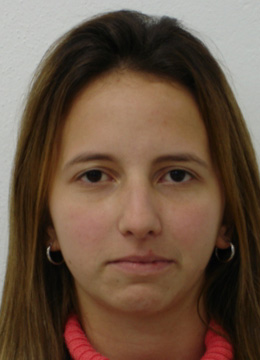
#> input picture disciplinas/processamento-imagens/lista-2/fei-database/102a.jpg, 260 x 360 px; its folder holds only this picture in this run
$ jupyter execute --allow-errors exercicio4.ipynb
#> lines starting #> are read from the running program, lines starting #| are printed output that depends on the picture
# Lista de Exercícios 2 - Elementos de Processamento de Imagens

Prof. Gilson Antonio Giraldi \
Aluno Lorran de Araújo Durães Soares \
Questão 3

4. Escolha oito imagens de um banco de dados de imagens, denominadas \( I_1, I_2, ..., I_8 \). Converta-as de RGB para escala de cinza (se necessário) e redimensione-as para \( N X N \). Calcule a transformada discreta de seno para cada imagem, denotada por \( V_i \), onde \( i = 1, 2, ..., 8 \), e os valores absolutos correspondentes \( ABS(V_i) \), para \( i = 1, 2, ..., 8 \).

   (a) Concatene as imagens em uma lista \( I = [I_1, I_2, ..., I_8] \) e forme a lista \( L_{abs} = [ABS(V_1), ABS(V_2), ..., ABS(V_8)] \). Calcule as características estatísticas para \( L_{abs} \). Exemplos: valor mínimo, valor máximo, valor médio, desvio padrão, histograma, etc. Discuta os resultados.

   (b) Aplique o resultado do item 4a para projetar uma estratégia de redução de dimensionalidade. Visualize alguns resultados de reconstrução.

## Importando bibliotecas:

[cell 1]
import os
from PIL import Image
import numpy as np
import matplotlib.pyplot as plt
import cv2
import random
from sklearn.model_selection import train_test_split

random.seed(42)
from funcoes import PCAAnalysis

## Carregando conjunto de imagens e sorteando 8

[cell 2]
image_dir = './fei-database/'
images = []
image_paths = []

for img_name in os.listdir(image_dir):
    img_path = os.path.join(image_dir, img_name)
    img = Image.open(img_path)
#> img is the input picture: PIL image 260x360 RGB; mean R, G, B 106.9, 84.2, 67
    img = img.resize((260, 360))
    img_array = np.array(img)
    images.append(img_array)
    image_paths.append(img_path)

images = np.array(images)
images.shape
#> Out = (1, 360, 260, 3)

[cell 3]
sorted_images = []

np.random.seed(42)
indices = np.random.randint(0,400,8)

#> (the rest of this cell did not finish here and is left out)

Convertendo para a escala cinza e aplicando resize:

[cell 4]
def pre_processamento(images, novo_shape):
    # deixa em tom de cinza
#> called with novo_shape = (8, 260, 260)
    images_preproces = np.array([cv2.cvtColor(img, cv2.COLOR_BGR2GRAY) for img in images])
#> images_preproces = empty array

    # deixando imagens quadradas
    images_quadradas = np.zeros(novo_shape, dtype=np.uint8)

    for i in range(images_preproces.shape[0]):
        # Calcular o ponto de corte para centralizar
        inicio_altura = (images_preproces.shape[1] - novo_shape[1]) // 2
        fim_altura = inicio_altura + novo_shape[1]

        # Fazer o corte e salvar no novo array
        images_quadradas[i] = images_preproces[i, inicio_altura:fim_altura, :]

    return images_quadradas

[cell 5]
novo_shape = (8, 260, 260)
data = pre_processamento(sorted_images,novo_shape)
data.shape
#> Out = (8, 260, 260)

## Computando Sin Tranform para todas as imagens:

[cell 6]
from scipy.fftpack import dst

dst_data = []

for img in data:

    dst_data.append(dst(dst(img.T, type=1).T, type=1))
#> this loop made 8 passes
#> after the loop, dst_data = 8 items

dst_data = np.array(dst_data)
dst_data.shape
#> Out = (8, 260, 260)

Visualizando o resultado da tranformada:

[cell 7]
for i, dst_img in enumerate(dst_data):

    plt.figure(figsize=(12, 6))

    plt.subplot(1, 2, 1)
    plt.title('Imagem Original')
    plt.imshow(data[i], cmap='gray')
    plt.axis('off')

    plt.subplot(1, 2, 2)
    plt.title('DST da Imagem')
    plt.imshow(np.log(np.abs(dst_img) + 1), cmap='gray')  # Usando log para melhor visualização
    plt.axis('off')

    plt.show()
#> this loop made 8 passes
#> pass 1, `plt.show()`:
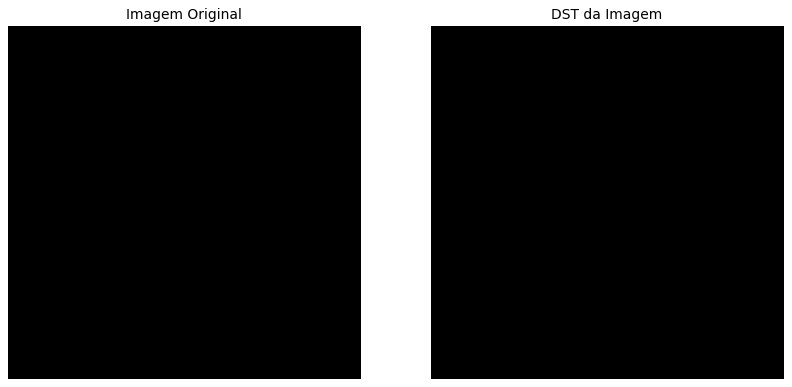
#> figure drawn by matplotlib, 2 panels

[cell 8]
L_abs = np.abs(dst_data)

for idx, imagem in enumerate(L_abs):
    media = np.mean(imagem)
    mediana = np.median(imagem)
    desvio_padrao = np.std(imagem)
    minimo = np.min(imagem)
    maximo = np.max(imagem)

    print(f"Imagem {idx+1}: Média={media}, Mediana={mediana}, Desvio Padrão={desvio_padrao}, Min={minimo}, Max={maximo}")

# EXERCICIO 5

Filtro high-pass:

[cell 9]
import numpy as np
import matplotlib.pyplot as plt

# Parâmetros do filtro
size = 21  # Tamanho do filtro (deve ser ímpar)
sigma = 3  # Desvio padrão
#considerando media 0

# Criação do grid
x = np.linspace(-size//2, size//2, size)
#> x = 21 values from -11 to 10
y = np.linspace(-size//2, size//2, size)
#> y = 21 values from -11 to 10
x, y = np.meshgrid(x, y)
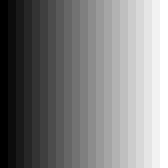
#> x: shape (21, 21) float64 (shown 8 times larger); min -11, max 10, mean -0.5; drawn with min black and max white
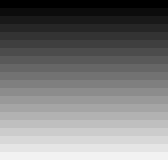
#> y: shape (21, 21) float64 (shown 8 times larger); min -11, max 10, mean -0.5; drawn with min black and max white

# Função de distribuição normal bidimensional
normal_pdf = (1 / np.sqrt(2 * np.pi * sigma**2)) * np.exp(-(x**2 + y**2) / (2 * sigma**2))
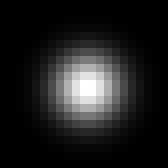
#> normal_pdf: shape (21, 21) float64 (shown 8 times larger); min 1.93e-07, max 0.129, mean 0.0155; drawn with min black and max white

# Normalização do filtro
normal_pdf /= np.sum(normal_pdf)
